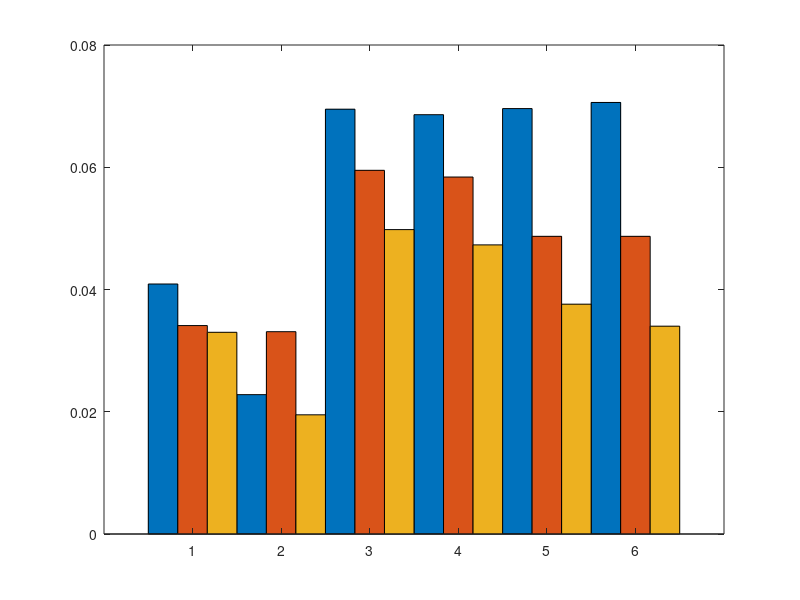

The MATLAB script that drew this image: (Note: this script raises an error after producing the figure.)
%% 数据准备
% 创建算法名称数组 (包含引用标记)
algorithms = {
    'DQN', 
    'DDPG', 
    'MADDPG'
};

% 任务名称数组 - 每个Case有3种速度
cases = {'Case 1', 'Case 2', 'Case 3'};
speeds = {'FV1', 'FV2'};

% 模拟数据矩阵 - 行: 算法，列: 任务×速度组合
% 列顺序: [Case1-FV1, Case1-FV2, Case2-FV1, Case2-FV2, Case3-FV1, Case3-FV2]
data = [
    0.0409, 0.0228, 0.0695, 0.0686, 0.0696, 0.0706;  %DQN
    0.0341, 0.0331, 0.0595, 0.0584, 0.0487, 0.0487; % DDPG
    0.033, 0.0195, 0.0498, 0.0473, 0.0376, 0.034; % MADDPG
];

%% 图形参数设置
% 创建颜色映射 (使用与示例图片相似的鲜明色彩)
colors = [
    "#abc3db";    
    "#81cfbe";    
    "#f19393"    
];

% 创建图窗并设置大小
figure('Position', [100, 100, 850, 300], 'Color', 'white', ...
       'Name', '横向误差RMSE对比');

%% 柱状图绘制
% 创建分组柱状图
b = bar(data', 1.0, 'grouped');  % 1为柱子宽度

% 设置柱子颜色 + 黑色边框（关键修改）
for k = 1:numel(algorithms)
    b(k).FaceColor = colors(k, :);  % 保持原有填充色
    b(k).EdgeColor = 'black';       % 边框颜色设为黑色
    b(k).LineWidth = 1;             % 边框宽度（可调整，1-1.5较合适）
end

%% 坐标轴与标签设置
% 获取当前坐标轴句柄
ax = gca;

% X轴标签设置
set(ax, 'FontName', 'Times New Roman', 'FontSize', 14, 'FontWeight','bold');
xticklabels(ax, repmat(speeds, 1, numel(cases)));
set(ax, 'TickLabelInterpreter', 'tex'); % 支持LaTeX格式

% Y轴设置
ylabel('RMSE(m)', 'FontName', 'Times New Roman', ...
       'FontSize', 16, 'FontWeight','bold');  % MAE of lateral error
ylim(ax, [0 0.08]); % 根据数据调整Y轴范围

% % 添加网格线
% set(ax, 'XGrid', 'off', ...
%         'YGrid', 'on', ...
%         'GridLineStyle', '--', ...
%         'GridColor', [0.85 0.85 0.85], ...
%         'GridAlpha', 1);
%% Case分组标记
hold on;
for i = 1:numel(cases)
    % 计算每个Case标签的中心位置
    caseCenter = (i-1)*length(speeds) + length(speeds)/2 + 0.5;
   
    % 添加Case标签（在横轴下方） - 使用Times New Roman
    text(caseCenter, -0.017, cases{i}, ...
         'FontName', 'Times New Roman', ...
         'HorizontalAlignment', 'center', ...
         'VerticalAlignment', 'middle', ...
         'FontSize', 16, ...
         'FontWeight', 'bold');
end
hold off;

% 设置坐标轴外观
box off;
set(ax, 'LineWidth', 1.2, ...
        'TickDir', 'out', ...
        'XMinorTick', 'off', ...
        'YMinorTick', 'off');

set(ax, 'TickLength', [0 0]);  % 删除X轴和Y轴的刻度线
% 调整布局
set(ax, 'Position', [0.10 0.22 0.85 0.70]); % 加大底部空间用于标签
